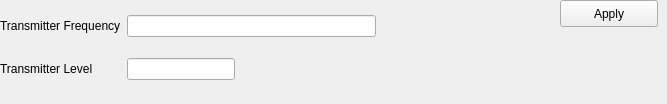
    <widget class="QWidget" name="tab_tx">
     <attribute name="title">
      <string>TX</string>
     </attribute>
     <widget class="QPushButton" name="pushButtonApplyTx">
      <property name="geometry">
       <rect>
        <x>560</x>
        <y>0</y>
        <width>98</width>
        <height>27</height>
       </rect>
      </property>
      <property name="text">
       <string>Apply</string>
      </property>
     </widget>
     <widget class="QWidget" name="gridLayoutWidget_7">
      <property name="geometry">
       <rect>
        <x>0</x>
        <y>0</y>
        <width>376</width>
        <height>95</height>
       </rect>
      </property>
      <layout class="QGridLayout" name="gridLayout_7">
       <item row="1" column="0">
        <widget class="QLabel" name="label_4">
         <property name="text">
          <string>Transmitter Level</string>
         </property>
        </widget>
       </item>
       <item row="0" column="0">
        <widget class="QLabel" name="label_3">
         <property name="text">
          <string>Transmitter Frequency</string>
         </property>
        </widget>
       </item>
       <item row="0" column="1">
        <widget class="QLineEdit" name="lineEditFrequency"/>
       </item>
       <item row="1" column="1">
        <widget class="QLineEdit" name="lineEditPower">
         <property name="sizePolicy">
          <sizepolicy hsizetype="Fixed" vsizetype="Fixed">
           <horstretch>30</horstretch>
           <verstretch>30</verstretch>
          </sizepolicy>
         </property>
        </widget>
       </item>
      </layout>
     </widget>
    </widget>
